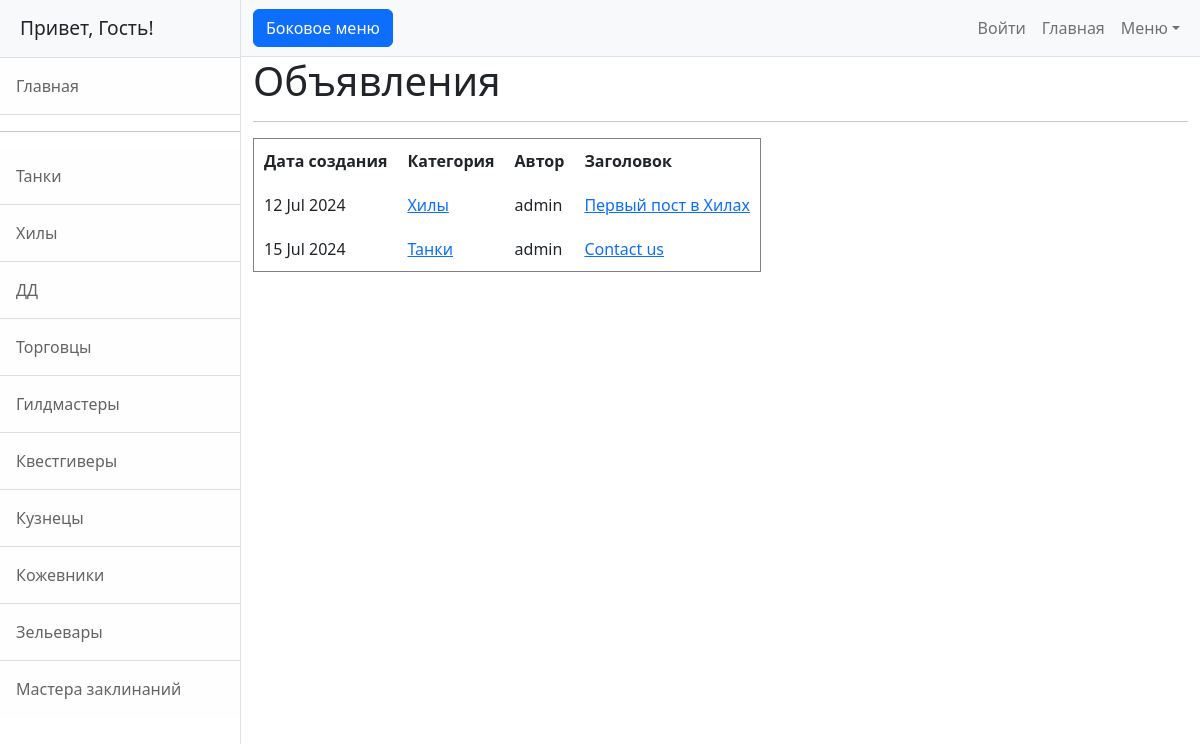
The app's page /posts/, older data.
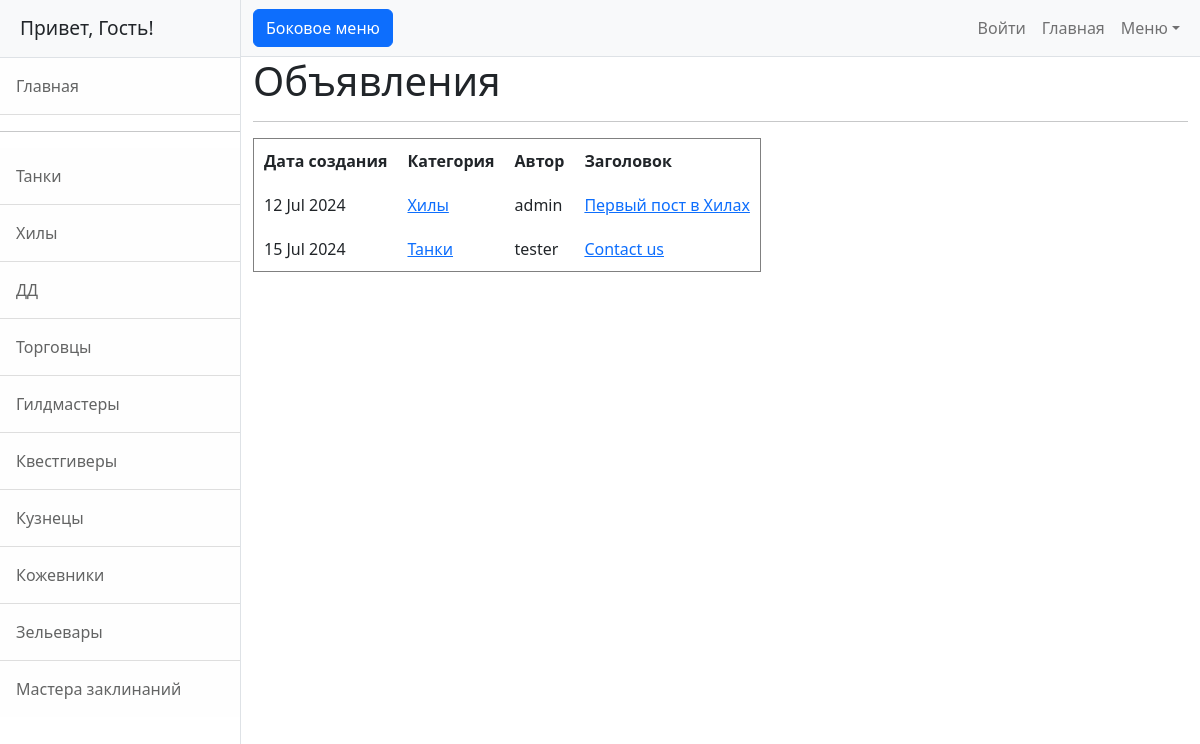
The same page, newer data.
### board/models.py (models this page shows, shortened)
class Post(models.Model):
    CATEGORIES = [
        ('TA', 'Танки'),
        ('HI', 'Хилы'),
        ('DD', 'ДД'),
        ('TO', 'Торговцы'),
        ('GI', 'Гилдмастеры'),
        ('KV', 'Квестгиверы'),
        ('KU', 'Кузнецы'),
        ('KO', 'Кожевники'),
        ('ZE', 'Зельевары'),
        ('MA', 'Мастера заклинаний'),
    ]
    title = models.CharField(max_length=255, unique=True)
    content = models.TextField()
    author = models.ForeignKey(User, on_delete=models.CASCADE)
    created = models.DateTimeField(auto_now_add=True)
    category = models.CharField(max_length=2, choices=CATEGORIES)
    replies = models.ManyToManyField('Reply', blank=True, related_name='replies')

### board/views.py (the view)
# urls.py: path('', PostList.as_view(), name='post_list'),
class PostList(ListView):
    model = Post
    ordering = 'created'
    template_name = 'posts.html'
    context_object_name = 'posts'
    paginate_by = 10

### templates/posts.html (shortened to what this page needs)
{% extends 'flatpages/default.html' %}
{% load custom_filters %}
{% block content %}
    <h1>Объявления</h1>
    <hr>
{% if posts %}
    <table cellspacing="15" cellpadding="10" border="1">
        <tr>
            <td><b>Дата создания</b></td>
            <td><b>Категория</b></td>
            <td><b>Автор</b></td>
            <td><b>Заголовок</b></td>
        </tr>
        {% for post in posts %}
        <tr>
            <td>{{ post.created|date:"d M Y" }}</td>
            <td><a href="{% url 'category_list' post.category %}">{{ post.get_category_display }}</a></td>
            <td>{{ post.author.username }}</td>
            <td><a href="{% url 'post_details' post.id %}">{{ post.title|censor }}</a></td>
        </tr>
        {% endfor %}
    </table>
{% else %}
  <h2>Объявлений нет</h2>
{% endif %}
{% endblock content %}

Row changes from the older to the newer data that the page shows:
changed Post "Танки": author.username "admin" → "tester"
